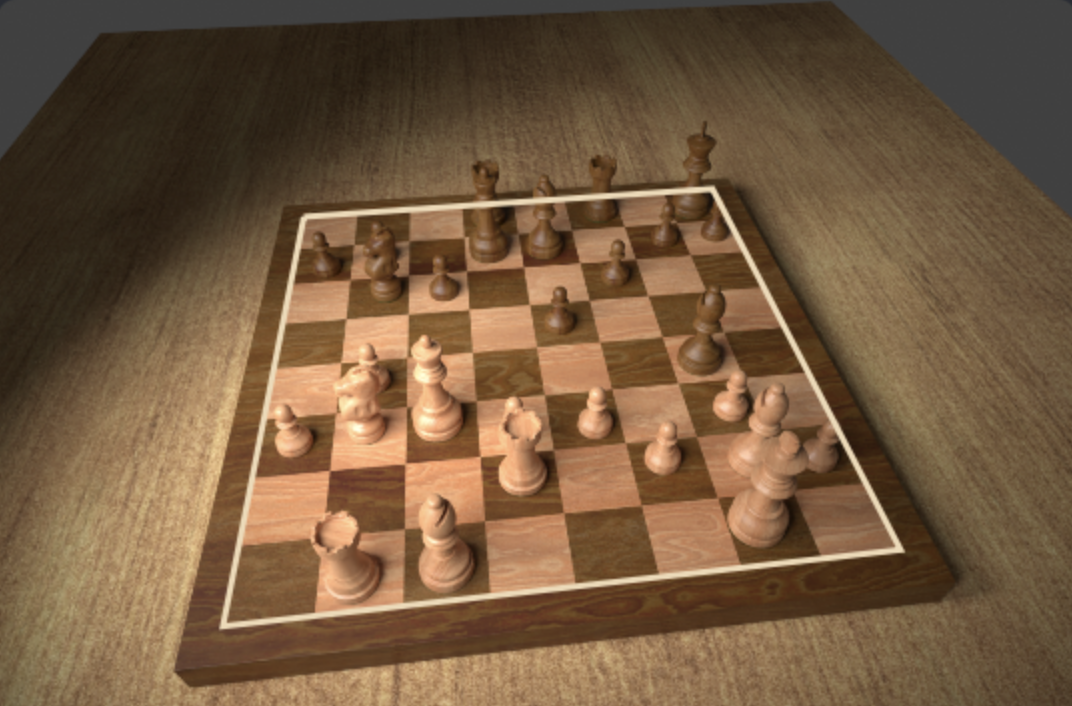
#> input picture example.png, 1072 x 706 px
$ python corner_detection.py
#> lines starting #> are read from the running program, lines starting #| are printed output that depends on the picture; after the words box and inside, x2 and y2 are one past the last pixel; in counts of white or black regions, pixels touching at a corner belong together
#> in main, image is the input picture: shape (706, 1072, 3); mean B, G, R 63.5, 89.7, 115.6
#!/usr/bin/env python3
import os
from dataclasses import dataclass
from typing import List, Tuple

import cv2
import numpy as np


@dataclass
class BoardDetection:
    lines_rho_theta: List[Tuple[float, float]]
    corners: np.ndarray  # shape (4, 2) ordered tl, tr, br, bl


# [25 lines left out: functions _normalize_rho_theta, _line_from_rho_theta, _intersect_lines, not called in this run]


def _order_points(pts: np.ndarray) -> np.ndarray:
    # Order points as: top-left, top-right, bottom-right, bottom-left
    s = pts.sum(axis=1)
    diff = np.diff(pts, axis=1).reshape(-1)
    ordered = np.zeros((4, 2), dtype=np.float32)
    ordered[0] = pts[np.argmin(s)]
    ordered[2] = pts[np.argmax(s)]
    ordered[1] = pts[np.argmin(diff)]
    ordered[3] = pts[np.argmax(diff)]
    return ordered


def _rho_theta_from_points(p1: np.ndarray, p2: np.ndarray) -> Tuple[float, float]:
    # Convert a line through two points into (rho, theta) for x cosθ + y sinθ = rho
    d = p2 - p1
    # Normal vector to the line
    n = np.array([d[1], -d[0]], dtype=np.float32)
    norm = np.hypot(n[0], n[1])
    if norm < 1e-6:
        return 0.0, 0.0
    n /= norm
    theta = np.arctan2(n[1], n[0])
    if theta < 0:
        theta += np.pi
    rho = n[0] * p1[0] + n[1] * p1[1]
    if rho < 0:
        rho = -rho
        theta = (theta + np.pi) % np.pi
    return float(rho), float(theta)


def _detect_corners_contour(image: np.ndarray) -> np.ndarray | None:
    gray = cv2.cvtColor(image, cv2.COLOR_BGR2GRAY)
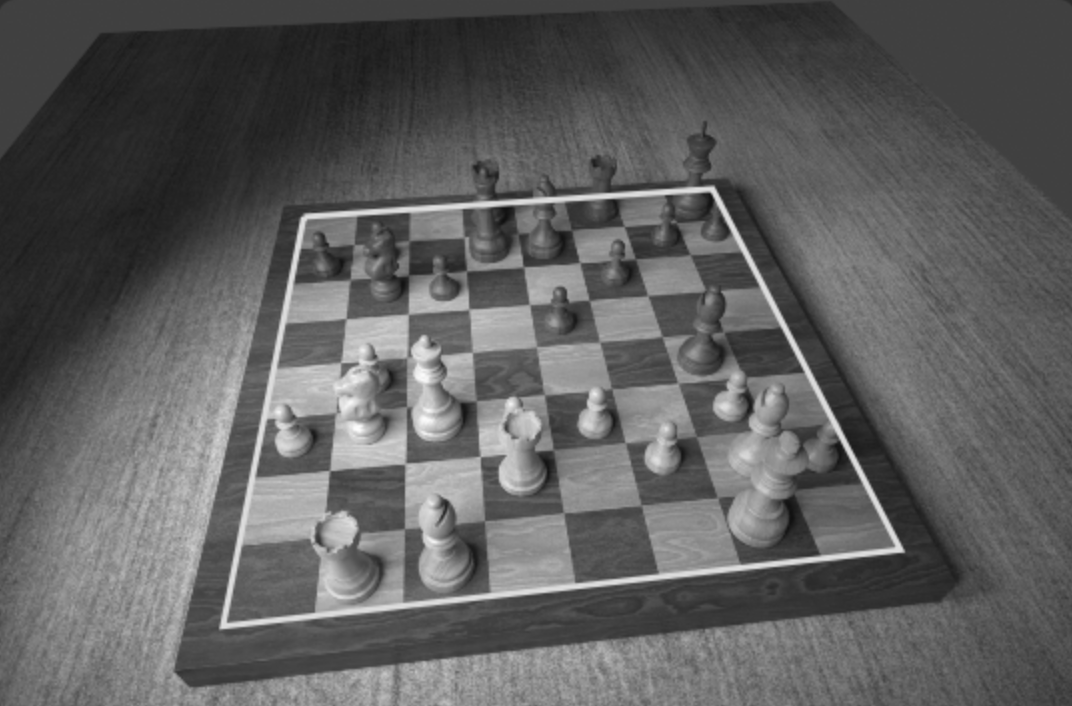
#> gray: shape (706, 1072); min 16, max 253, mean 94.5
    blurred = cv2.GaussianBlur(gray, (5, 5), 1.2)
    edges = cv2.Canny(blurred, 50, 150, apertureSize=3)
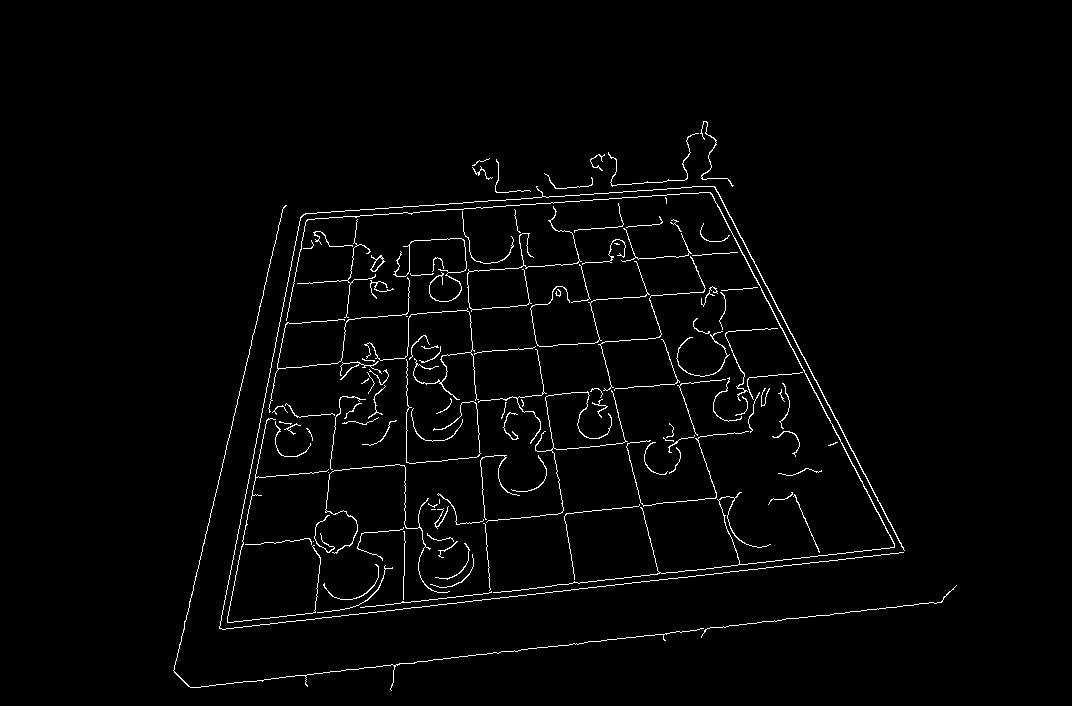
#> edges: shape (706, 1072); 2% white in thin lines or dots, all inside (x1, y1, x2, y2) = (173, 121, 957, 691)
    edges = cv2.dilate(edges, np.ones((3, 3), np.uint8), iterations=1)
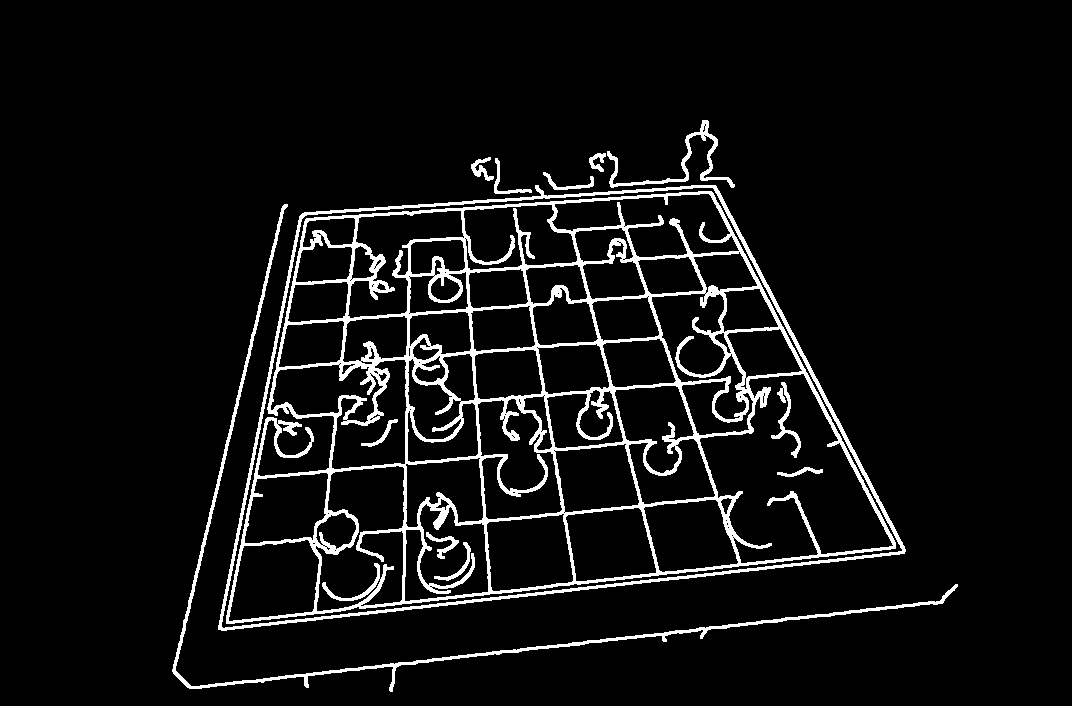
#> edges: shape (706, 1072); 6.7% white; 13 white regions

    contours, _ = cv2.findContours(edges, cv2.RETR_EXTERNAL, cv2.CHAIN_APPROX_SIMPLE)
#> contours = 7 contours; box (x1, y1, x2, y2) and area: (218, 185, 906, 631) 220188, (172, 204, 958, 692) 3183, (607, 120, 735, 188) 824, (471, 157, 494, 181) 172, (543, 172, 594, 190) 166, (494, 158, 532, 194) 166, (589, 153, 606, 172) 125
    if not contours:
        return None

    img_area = image.shape[0] * image.shape[1]
#> img_area = 756832
    best = None
    best_area = 0.0
    for cnt in contours:
        peri = cv2.arcLength(cnt, True)
        approx = cv2.approxPolyDP(cnt, 0.02 * peri, True)
        if len(approx) != 4:
            continue
        if not cv2.isContourConvex(approx):
            continue
        area = cv2.contourArea(approx)
        if area < 0.05 * img_area or area > 0.95 * img_area:
            continue
        if area > best_area:
            best = approx
            best_area = area
#> this loop made 7 passes
#> (peri, area, best, best_area) on pass 2: (2067.8, 217282.5, [[905, 549], [715, 185], [299, 216], [218, 629]], 217282.5)
#> peri on passes 3 to 7: 139.8, 150.5, 124, 91.25, 610.6
#> after the loop, best_area = 217282.5

    if best is None:
        return None

    corners = best.reshape(4, 2).astype(np.float32)
#> corners = [[905, 549], [715, 185], [299, 216], [218, 629]]
    return _order_points(corners)
#> in _order_points, `s = pts.sum(axis=1)`: s = [1454, 900, 515, 847]
#> in _order_points, `diff = np.diff(pts, axis=1).reshape(-1)`: diff = [-356, -530, -83, 411]


# [29 lines left out: functions _cluster_line_orientations, _pick_outer_lines, not called in this run]


def detect_board_lines_and_corners(image: np.ndarray) -> BoardDetection:
    contour_corners = _detect_corners_contour(image)
#> contour_corners = [[299, 216], [715, 185], [905, 549], [218, 629]]
    if contour_corners is not None:
        tl, tr, br, bl = contour_corners
#> tl = [299, 216]; tr = [715, 185]; br = [905, 549]; bl = [218, 629]
        lines_rho_theta = [
            _rho_theta_from_points(tl, tr),
            _rho_theta_from_points(tr, br),
            _rho_theta_from_points(br, bl),
            _rho_theta_from_points(bl, tl),
        ]
#> in _rho_theta_from_points, `d = p2 - p1`: d = [416, -31]
#> in _rho_theta_from_points, `n = np.array([d[1], -d[0]], dtype=np.float32)`: n = [-31, -416]
#> in _rho_theta_from_points, `norm = np.hypot(n[0], n[1])`: norm = 417.2
#> in _rho_theta_from_points, `n /= norm`: n = [-0.0743, -0.997]
#> in _rho_theta_from_points, `theta = np.arctan2(n[1], n[0])`: theta = -1.65
#> in _rho_theta_from_points, `theta += np.pi`: theta = 1.5
#> in _rho_theta_from_points, `rho = n[0] * p1[0] + n[1] * p1[1]`: rho = -237.6
#> in _rho_theta_from_points, `rho = -rho`: rho = 237.6
#> lines_rho_theta = [(237.6, 1.5), (548.2, 2.66), (650, 1.45), (335, 0.194)]
        return BoardDetection(lines_rho_theta=lines_rho_theta, corners=contour_corners)

    gray = cv2.cvtColor(image, cv2.COLOR_BGR2GRAY)
    # Light blur to reduce sensor noise and speckle without smearing edges
    blurred = cv2.GaussianBlur(gray, (5, 5), 1.2)
    edges = cv2.Canny(blurred, 50, 150, apertureSize=3)

    lines = cv2.HoughLines(edges, 1, np.pi / 180.0, 120)
    if lines is None or len(lines) < 4:
        raise RuntimeError("Not enough lines found for board detection.")

    all_lines: List[Tuple[float, float]] = []
    for line in lines:
        rho, theta = line[0]
        rho, theta = _normalize_rho_theta(rho, theta)
        all_lines.append((rho, theta))

    labels = _cluster_line_orientations(all_lines)
    cluster_a = [l for l, lab in zip(all_lines, labels) if lab == 0]
    cluster_b = [l for l, lab in zip(all_lines, labels) if lab == 1]

    if len(cluster_a) < 2 or len(cluster_b) < 2:
        raise RuntimeError("Insufficient line clusters found.")

    min_sep = 0.3 * min(image.shape[0], image.shape[1])
    l1a, l2a = _pick_outer_lines(cluster_a, min_sep)
    l1b, l2b = _pick_outer_lines(cluster_b, min_sep)

    lines_rho_theta = [l1a, l2a, l1b, l2b]

    # Assign "top/bottom" and "left/right" based on rho ordering in each orientation
    a_low, a_high = sorted([l1a, l2a], key=lambda x: x[0])
    b_low, b_high = sorted([l1b, l2b], key=lambda x: x[0])

    # We don't know which cluster is horizontal vs vertical; both are fine for intersections
    top = a_low
    bottom = a_high
    left = b_low
    right = b_high

    top_l = _line_from_rho_theta(*top)
    bottom_l = _line_from_rho_theta(*bottom)
    left_l = _line_from_rho_theta(*left)
    right_l = _line_from_rho_theta(*right)

    tl = _intersect_lines(top_l, left_l)
    tr = _intersect_lines(top_l, right_l)
    br = _intersect_lines(bottom_l, right_l)
    bl = _intersect_lines(bottom_l, left_l)

    corners = np.array([tl, tr, br, bl], dtype=np.float32)
    corners = _order_points(corners)

    return BoardDetection(lines_rho_theta=lines_rho_theta, corners=corners)


def draw_lines_and_corners(image: np.ndarray, lines_rho_theta: List[Tuple[float, float]], corners: np.ndarray) -> np.ndarray:
    out = image.copy()
    h, w = out.shape[:2]
#> h = 706; w = 1072

    # Draw lines in red
    for rho, theta in lines_rho_theta:
        a = np.cos(theta)
        b = np.sin(theta)
        x0 = a * rho
        y0 = b * rho
        # Extend the line for visualization
        pt1 = (int(x0 + 2000 * (-b)), int(y0 + 2000 * (a)))
        pt2 = (int(x0 - 2000 * (-b)), int(y0 - 2000 * (a)))
        cv2.line(out, pt1, pt2, (0, 0, 255), 2)
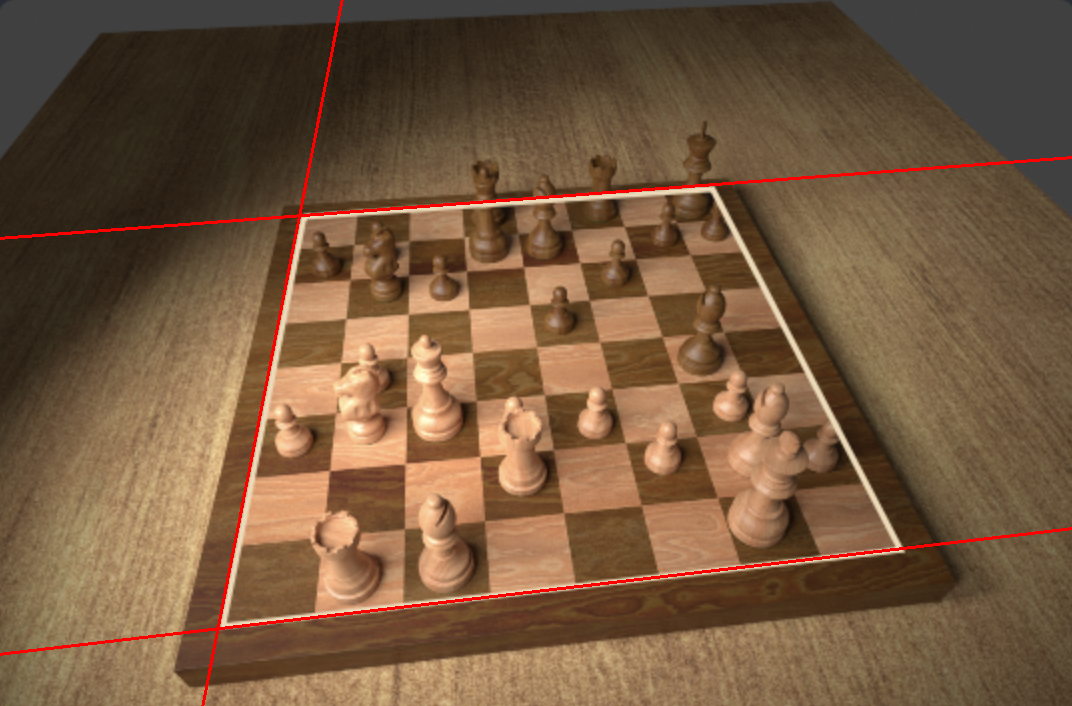
#> out: shape (706, 1072, 3); 1.13% of pixels changed, all inside (x1, y1, x2, y2) = (0, 0, 1072, 706)

    # Draw corners in red
    for (x, y) in corners:
        cv2.circle(out, (int(x), int(y)), 8, (0, 0, 255), -1)
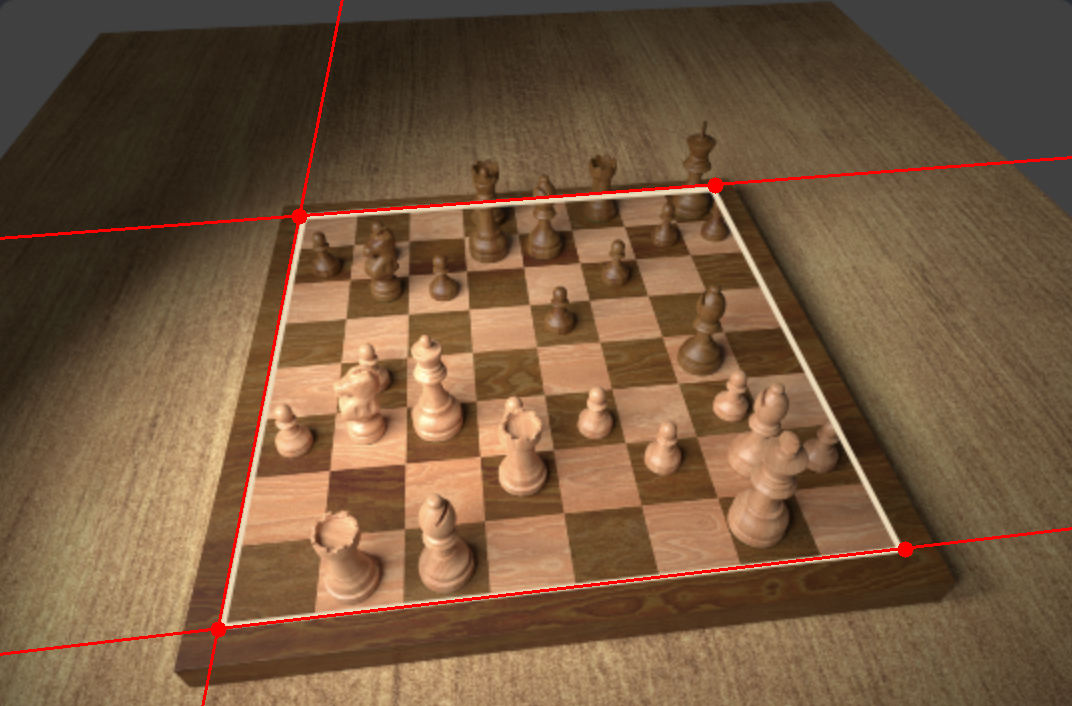
#> out: shape (706, 1072, 3); 0.07% of pixels changed, all inside (x1, y1, x2, y2) = (211, 177, 914, 638)

    return out


def main() -> None:
    input_path = "example.png"
    output_dir = "outputs"
    os.makedirs(output_dir, exist_ok=True)
    output_path = os.path.join(output_dir, "corners.png")

    image = cv2.imread(input_path)
    if image is None:
        raise FileNotFoundError(f"Could not read {input_path}")

    detection = detect_board_lines_and_corners(image)
    annotated = draw_lines_and_corners(image, detection.lines_rho_theta, detection.corners)
    cv2.imwrite(output_path, annotated)
    print(f"Wrote {output_path}")


if __name__ == "__main__":
    main()
